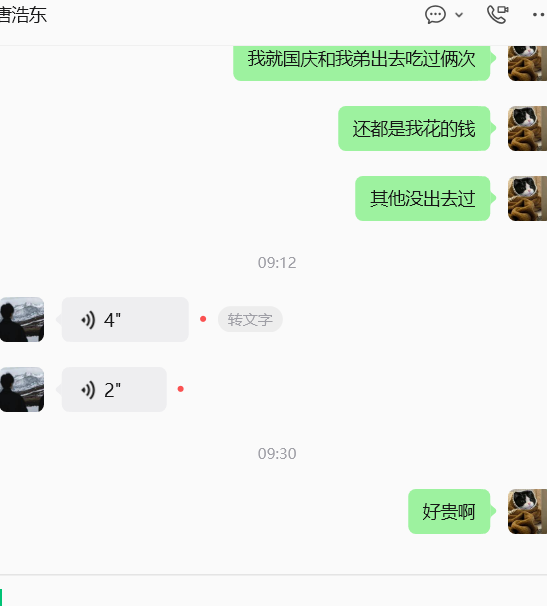
#> input picture test.png, 547 x 606 px
$ python opencv_day7.py
#> lines starting #> are read from the running program, lines starting #| are printed output that depends on the picture; after the words box and inside, x2 and y2 are one past the last pixel; in counts of white or black regions, pixels touching at a corner belong together
import cv2
import numpy as np
img=cv2.imread('test.png')
#> img is the input picture: shape (606, 547, 3); mean B, G, R 235.3, 241.5, 235.9
gray_img=cv2.cvtColor(img,cv2.COLOR_BGR2GRAY)
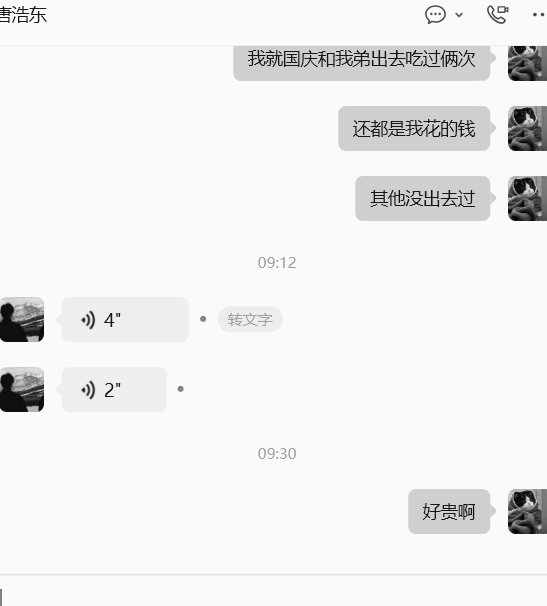
#> gray_img: shape (606, 547); min 0, max 250, mean 239.1
img_blur=cv2.GaussianBlur(gray_img,(5,5),0)
edge=cv2.Canny(img_blur,50,150)
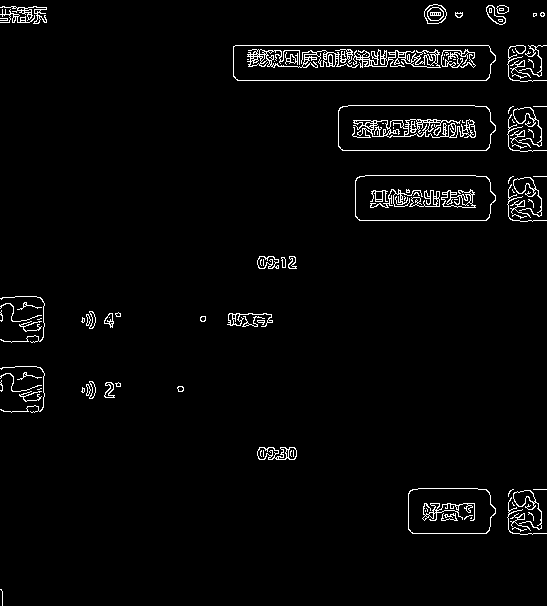
#> edge: shape (606, 547); 2.8% white in thin lines or dots
kernel=np.ones((3,3),np.uint8)
dilation=cv2.dilate(edge,kernel,iterations=1)
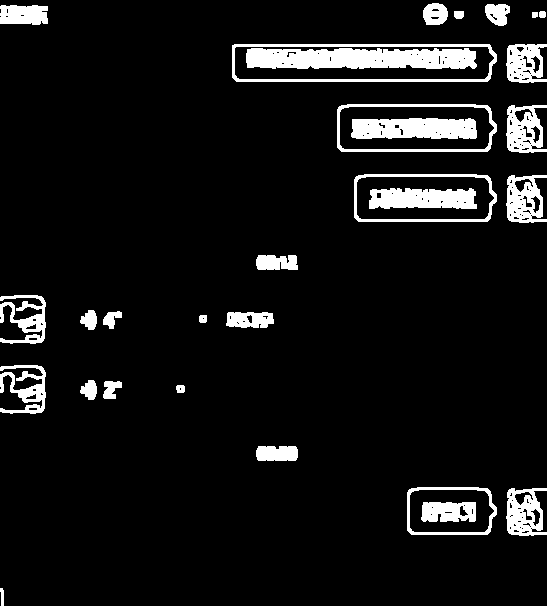
#> dilation: shape (606, 547); 7.9% white; 30 white regions
contours, hierarchy =cv2.findContours(dilation,cv2.RETR_EXTERNAL, cv2.CHAIN_APPROX_SIMPLE)
#> contours = 26 contours; largest, box (x1, y1, x2, y2) and area: (232, 44, 497, 82) 9618, (337, 104, 497, 152) 7236, (354, 174, 497, 222) 6438, (407, 487, 497, 535) 3949, (506, 488, 547, 536) 1462
result_img = img.copy()
for cnt in contours:
    x, y, w, h = cv2.boundingRect(cnt)
    cv2.rectangle(result_img, (x, y), (x + w, y + h), (0, 0, 255), 2)
#> this loop made 26 passes
#> (x, y, w, h) on passes 1 to 12: (0, 588, 4, 18), (506, 488, 41, 48), (407, 487, 90, 48), (256, 446, 42, 15), (176, 385, 9, 8), (103, 381, 19, 18), (80, 380, 17, 20), (0, 365, 46, 49), (199, 315, 8, 8), (226, 312, 48, 16), (103, 311, 19, 18), (80, 310, 17, 20)
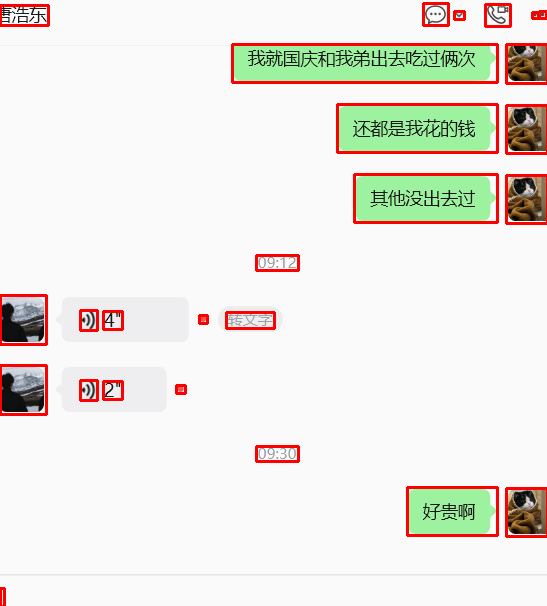
#> result_img: shape (606, 547, 3); 3.36% of pixels changed, all inside (x1, y1, x2, y2) = (0, 2, 547, 606)
cv2.imshow('1', result_img)
cv2.waitKey(0)
cv2.destroyAllWindows()
